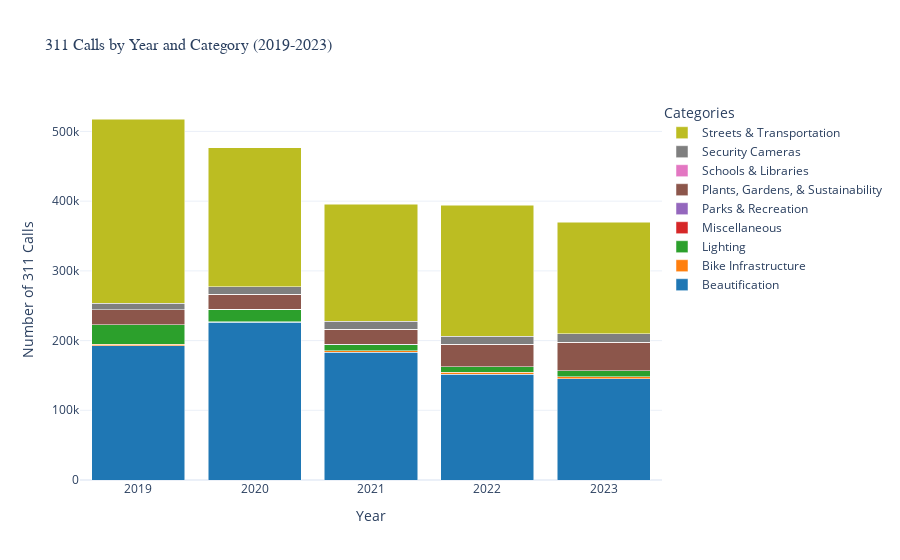
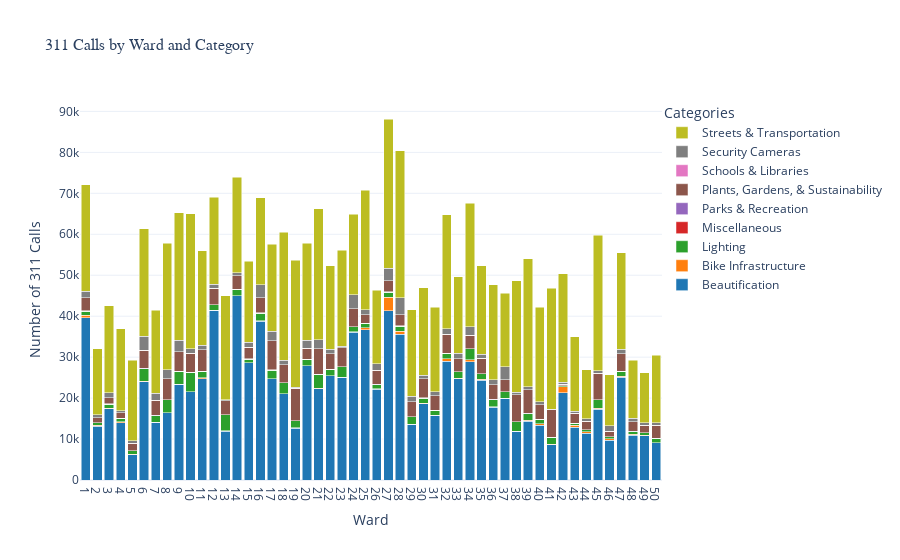
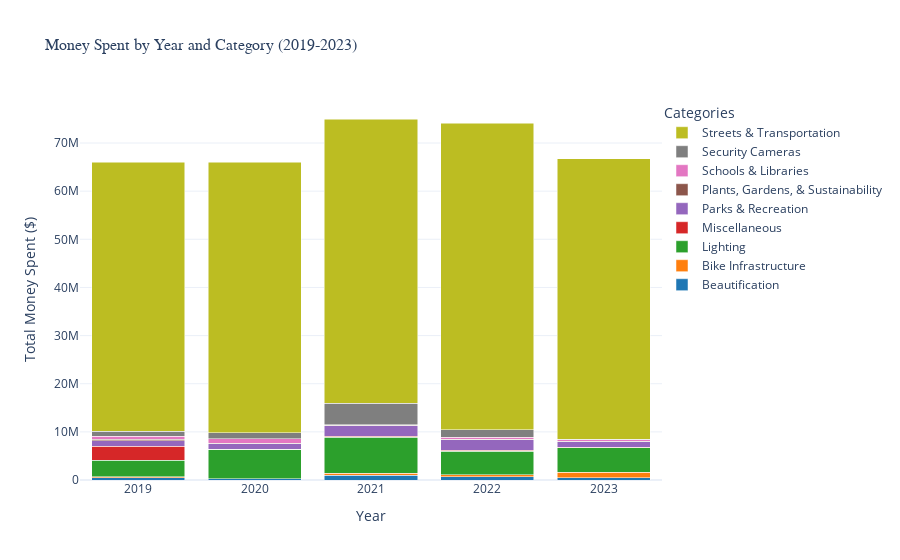
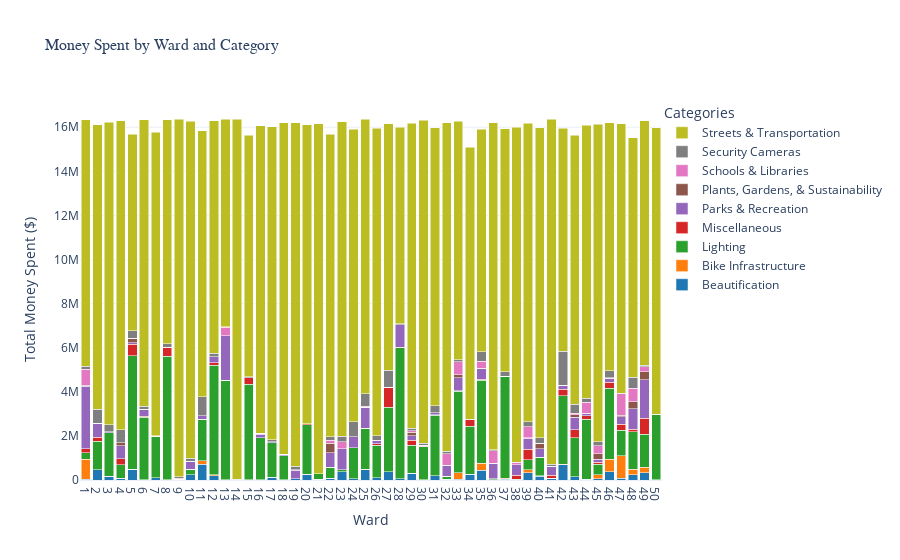

Notebook code for these charts, in order:
### Code cell
# 1st version with plotly 
import csv
import pathlib
from collections import defaultdict
import plotly.graph_objects as go
from plotly.offline import init_notebook_mode
init_notebook_mode(connected=True)

# CSV file path
csv_file = pathlib.Path.cwd().parent.parent / "30122-project-gitmoney" / "data" / "calls_money"
print(f"File path: {csv_file}")

def plot_calls_by_year_and_ward(csv_file: pathlib.Path):
    """
    Plot four interactive stacked bar charts: calls and money spent by year and ward, categorized.

    Parameters:
        csv_file (Path): Path to CSV file with year, ward, category, calls, and total_cost

    Returns:
        None (displays four plots)
    """
    # Load data

    with open(csv_file, 'r', encoding='utf-8') as f:
        reader = csv.DictReader(f)
        data = [{k.strip(): float(v) if k in ('calls', 'total_cost') else int(v) if k in ('year', 'ward') else v 
                    for k, v in row.items()} for row in reader]

    # Aggregate data in one pass
    calls_by_year = defaultdict(lambda: defaultdict(int))
    calls_by_ward = defaultdict(lambda: defaultdict(int))
    money_by_year = defaultdict(lambda: defaultdict(float))
    money_by_ward = defaultdict(lambda: defaultdict(float))

    for entry in data:
        year = entry['year']
        ward = entry['ward']
        category = entry['category']
        calls = entry['calls']
        cost = entry['total_cost']

        if 2019 <= year <= 2023:  
            calls_by_year[year][category] += calls
            money_by_year[year][category] += cost
        calls_by_ward[ward][category] += calls
        money_by_ward[ward][category] += cost

    # Extract sorted keys
    years = sorted(calls_by_year.keys())
    wards = sorted(calls_by_ward.keys())
    categories = sorted(set().union(*[set(calls_by_year[y].keys()) for y in years]))

    # Use Plotly's default qualitative palette
    import plotly.express as px
    color_palette = px.colors.qualitative.D3  
    category_colors = {cat: color_palette[i % len(color_palette)] for i, cat in enumerate(categories)}

    # Interactive stacked bar chart function
    def plot_stacked_bars(x_values, data_dict, title, x_label, y_label):
        traces = []
        for category in categories:
            values = [data_dict[x].get(category, 0) for x in x_values]
            traces.append(go.Bar(
                x=x_values,
                y=values,
                name=category,
                hovertemplate=f'{category}: %{{y}}<extra></extra>',
                marker=dict(color=category_colors[category]),
            ))

        layout = go.Layout(
            title=dict(text=title, font_size=16, font_family="Arial"),
            barmode='stack',
            xaxis=dict(title=x_label, tickmode='linear', dtick=1),  
            yaxis=dict(title=y_label),
            hovermode='x unified',
            template="plotly_white",
            legend=dict(title="Categories", x=1, y=1, bgcolor="rgba(255,255,255,0.5)"),
        )

        fig = go.Figure(data=traces, layout=layout)
        fig.show()

    # Plot all four charts
    plot_stacked_bars(years, calls_by_year, '311 Calls by Year and Category (2019-2023)', 'Year', 'Number of 311 Calls')
    plot_stacked_bars(wards, calls_by_ward, '311 Calls by Ward and Category', 'Ward', 'Number of 311 Calls')
    plot_stacked_bars(years, money_by_year, 'Money Spent by Year and Category (2019-2023)', 'Year', 'Total Money Spent ($)')
    plot_stacked_bars(wards, money_by_ward, 'Money Spent by Ward and Category', 'Ward', 'Total Money Spent ($)')

if __name__ == "__main__":
    plot_calls_by_year_and_ward(csv_file)

### Figure 1 — Plotly figure (JSON) as saved in the notebook; plotly's stock layout.template omitted (floating-point values rounded to 4 significant figures)
{"data": [{"hovertemplate": "Beautification: %{y}<extra></extra>", "marker": {"color": "#1F77B4"}, "name": "Beautification", "type": "bar", "x": [2019, 2020, 2021, 2022, 2023], "y": [192651, 226121, 183231, 151475, 145395]}, {"hovertemplate": "Bike Infrastructure: %{y}<extra></extra>", "marker": {"color": "#FF7F0E"}, "name": "Bike Infrastructure", "type": "bar", "x": [2019, 2020, 2021, 2022, 2023], "y": [2119, 1118, 1986, 3446, 2734]}, {"hovertemplate": "Lighting: %{y}<extra></extra>", "marker": {"color": "#2CA02C"}, "name": "Lighting", "type": "bar", "x": [2019, 2020, 2021, 2022, 2023], "y": [27863, 17720, 8870, 7559, 8501]}, {"hovertemplate": "Miscellaneous: %{y}<extra></extra>", "marker": {"color": "#D62728"}, "name": "Miscellaneous", "type": "bar", "x": [2019, 2020, 2021, 2022, 2023], "y": [0, 0, 0, 0, 0]}, {"hovertemplate": "Parks & Recreation: %{y}<extra></extra>", "marker": {"color": "#9467BD"}, "name": "Parks & Recreation", "type": "bar", "x": [2019, 2020, 2021, 2022, 2023], "y": [404, 135, 596, 338, 313]}, {"hovertemplate": "Plants, Gardens, & Sustainability: %{y}<extra></extra>", "marker": {"color": "#8C564B"}, "name": "Plants, Gardens, & Sustainability", "type": "bar", "x": [2019, 2020, 2021, 2022, 2023], "y": [21484, 21141, 21727, 31647, 40708]}, {"hovertemplate": "Schools & Libraries: %{y}<extra></extra>", "marker": {"color": "#E377C2"}, "name": "Schools & Libraries", "type": "bar", "x": [2019, 2020, 2021, 2022, 2023], "y": [0, 0, 0, 0, 0]}, {"hovertemplate": "Security Cameras: %{y}<extra></extra>", "marker": {"color": "#7F7F7F"}, "name": "Security Cameras", "type": "bar", "x": [2019, 2020, 2021, 2022, 2023], "y": [8966, 10835, 11289, 11720, 12045]}, {"hovertemplate": "Streets & Transportation: %{y}<extra></extra>", "marker": {"color": "#BCBD22"}, "name": "Streets & Transportation", "type": "bar", "x": [2019, 2020, 2021, 2022, 2023], "y": [264391, 199902, 167919, 187936, 160300]}], "layout": {"barmode": "stack", "hovermode": "x unified", "legend": {"bgcolor": "rgba(255,255,255,0.5)", "title": {"text": "Categories"}, "x": 1, "y": 1}, "title": {"font": {"family": "Arial", "size": 16}, "text": "311 Calls by Year and Category (2019-2023)"}, "xaxis": {"dtick": 1, "tickmode": "linear", "title": {"text": "Year"}}, "yaxis": {"title": {"text": "Number of 311 Calls"}}}}

### Figure 2 — Plotly figure (JSON) as saved in the notebook; plotly's stock layout.template omitted (floating-point values rounded to 4 significant figures)
{"data": [{"hovertemplate": "Beautification: %{y}<extra></extra>", "marker": {"color": "#1F77B4"}, "name": "Beautification", "type": "bar", "x": [1, 2, 3, 4, 5, 6, 7, 8, 9, 10, 11, 12, 13, 14, 15, 16, 17, 18, 19, 20, 21, 22, 23, 24, 25, 26, 27, 28, 29, 30, 31, 32, 33, 34, 35, 36, 37, 38, 39, 40, 41, 42, 43, 44, 45, 46, 47, 48, 49, 50], "y": [39615, 13092, 17400, 14004, 6172, 24013, 14047, 16409, 23332, 21534, 24715, 41417, 11963, 44951, 28584, 38822, 24680, 21004, 12692, 27897, 22310, 25412, 25041, 36140, 36706, 22187, 41345, 35561, 13607, 18605, 15794, 28954, 24669, 28912, 24404, 17747, 19932, 11911, 14361, 13371, 8667, 21320, 12904, 11446, 17275, 9767, 25092, 10887, 10822, 9066]}, {"hovertemplate": "Bike Infrastructure: %{y}<extra></extra>", "marker": {"color": "#FF7F0E"}, "name": "Bike Infrastructure", "type": "bar", "x": [1, 2, 3, 4, 5, 6, 7, 8, 9, 10, 11, 12, 13, 14, 15, 16, 17, 18, 19, 20, 21, 22, 23, 24, 25, 26, 27, 28, 29, 30, 31, 32, 33, 34, 35, 36, 37, 38, 39, 40, 41, 42, 43, 44, 45, 46, 47, 48, 49, 50], "y": [576, 288, 165, 260, 101, 115, 13, 14, 14, 34, 256, 37, 14, 28, 38, 8, 23, 10, 11, 21, 68, 17, 25, 20, 486, 109, 3280, 715, 15, 117, 60, 704, 206, 497, 150, 103, 29, 28, 259, 342, 27, 1437, 410, 290, 208, 322, 290, 246, 76, 58]}, {"hovertemplate": "Lighting: %{y}<extra></extra>", "marker": {"color": "#2CA02C"}, "name": "Lighting", "type": "bar", "x": [1, 2, 3, 4, 5, 6, 7, 8, 9, 10, 11, 12, 13, 14, 15, 16, 17, 18, 19, 20, 21, 22, 23, 24, 25, 26, 27, 28, 29, 30, 31, 32, 33, 34, 35, 36, 37, 38, 39, 40, 41, 42, 43, 44, 45, 46, 47, 48, 49, 50], "y": [1068, 619, 914, 810, 837, 3058, 1690, 3128, 3176, 4724, 1571, 1301, 4010, 1575, 905, 1908, 2156, 2675, 1736, 1559, 3391, 1577, 2615, 1250, 1048, 968, 1222, 1306, 1767, 1272, 1199, 1292, 1526, 2607, 1409, 1802, 1566, 2233, 1587, 1094, 1733, 253, 564, 528, 2073, 426, 1116, 703, 682, 1021]}, {"hovertemplate": "Miscellaneous: %{y}<extra></extra>", "marker": {"color": "#D62728"}, "name": "Miscellaneous", "type": "bar", "x": [1, 2, 3, 4, 5, 6, 7, 8, 9, 10, 11, 12, 13, 14, 15, 16, 17, 18, 19, 20, 21, 22, 23, 24, 25, 26, 27, 28, 29, 30, 31, 32, 33, 34, 35, 36, 37, 38, 39, 40, 41, 42, 43, 44, 45, 46, 47, 48, 49, 50], "y": [0, 0, 0, 0, 0, 0, 0, 0, 0, 0, 0, 0, 0, 0, 0, 0, 0, 0, 0, 0, 0, 0, 0, 0, 0, 0, 0, 0, 0, 0, 0, 0, 0, 0, 0, 0, 0, 0, 0, 0, 0, 0, 0, 0, 0, 0, 0, 0, 0, 0]}, {"hovertemplate": "Parks & Recreation: %{y}<extra></extra>", "marker": {"color": "#9467BD"}, "name": "Parks & Recreation", "type": "bar", "x": [1, 2, 3, 4, 5, 6, 7, 8, 9, 10, 11, 12, 13, 14, 15, 16, 17, 18, 19, 20, 21, 22, 23, 24, 25, 26, 27, 28, 29, 30, 31, 32, 33, 34, 35, 36, 37, 38, 39, 40, 41, 42, 43, 44, 45, 46, 47, 48, 49, 50], "y": [29, 9, 108, 46, 37, 131, 56, 76, 73, 39, 27, 24, 2, 8, 44, 119, 48, 17, 30, 61, 79, 11, 11, 69, 47, 67, 99, 113, 62, 31, 10, 8, 37, 60, 27, 25, 47, 10, 42, 15, 14, 15, 12, 8, 23, 24, 20, 26, 6, 13]}, {"hovertemplate": "Plants, Gardens, & Sustainability: %{y}<extra></extra>", "marker": {"color": "#8C564B"}, "name": "Plants, Gardens, & Sustainability", "type": "bar", "x": [1, 2, 3, 4, 5, 6, 7, 8, 9, 10, 11, 12, 13, 14, 15, 16, 17, 18, 19, 20, 21, 22, 23, 24, 25, 26, 27, 28, 29, 30, 31, 32, 33, 34, 35, 36, 37, 38, 39, 40, 41, 42, 43, 44, 45, 46, 47, 48, 49, 50], "y": [3249, 1219, 1515, 1275, 1801, 4344, 3677, 5099, 4697, 4595, 5257, 4016, 3383, 3345, 2867, 3698, 7061, 4484, 7921, 2623, 6190, 3819, 4571, 4307, 2006, 3471, 2744, 2650, 3645, 4680, 3493, 4610, 3185, 3262, 3761, 3592, 2949, 6668, 5731, 3605, 6654, 412, 2386, 2088, 6448, 1405, 4326, 2327, 1800, 3172]}, {"hovertemplate": "Schools & Libraries: %{y}<extra></extra>", "marker": {"color": "#E377C2"}, "name": "Schools & Libraries", "type": "bar", "x": [1, 2, 3, 4, 5, 6, 7, 8, 9, 10, 11, 12, 13, 14, 15, 16, 17, 18, 19, 20, 21, 22, 23, 24, 25, 26, 27, 28, 29, 30, 31, 32, 33, 34, 35, 36, 37, 38, 39, 40, 41, 42, 43, 44, 45, 46, 47, 48, 49, 50], "y": [0, 0, 0, 0, 0, 0, 0, 0, 0, 0, 0, 0, 0, 0, 0, 0, 0, 0, 0, 0, 0, 0, 0, 0, 0, 0, 0, 0, 0, 0, 0, 0, 0, 0, 0, 0, 0, 0, 0, 0, 0, 0, 0, 0, 0, 0, 0, 0, 0, 0]}, {"hovertemplate": "Security Cameras: %{y}<extra></extra>", "marker": {"color": "#7F7F7F"}, "name": "Security Cameras", "type": "bar", "x": [1, 2, 3, 4, 5, 6, 7, 8, 9, 10, 11, 12, 13, 14, 15, 16, 17, 18, 19, 20, 21, 22, 23, 24, 25, 26, 27, 28, 29, 30, 31, 32, 33, 34, 35, 36, 37, 38, 39, 40, 41, 42, 43, 44, 45, 46, 47, 48, 49, 50], "y": [1526, 650, 1169, 522, 676, 3395, 1707, 2150, 2790, 1105, 1032, 1024, 283, 678, 1237, 3066, 2371, 1109, 293, 1988, 2222, 1045, 425, 3482, 1340, 1550, 2993, 4128, 1399, 922, 1037, 1403, 1340, 2125, 945, 1232, 3082, 619, 801, 664, 218, 437, 570, 574, 672, 1263, 1062, 880, 553, 710]}, {"hovertemplate": "Streets & Transportation: %{y}<extra></extra>", "marker": {"color": "#BCBD22"}, "name": "Streets & Transportation", "type": "bar", "x": [1, 2, 3, 4, 5, 6, 7, 8, 9, 10, 11, 12, 13, 14, 15, 16, 17, 18, 19, 20, 21, 22, 23, 24, 25, 26, 27, 28, 29, 30, 31, 32, 33, 34, 35, 36, 37, 38, 39, 40, 41, 42, 43, 44, 45, 46, 47, 48, 49, 50], "y": [26019, 16192, 21316, 19963, 19667, 26337, 20221, 30961, 31173, 33032, 23094, 21181, 25342, 23367, 19700, 21310, 21258, 31252, 30941, 23626, 31977, 20433, 23381, 19614, 29178, 17947, 36468, 35925, 21118, 21319, 20546, 27797, 18698, 30071, 21680, 23227, 18013, 27243, 31200, 23115, 29554, 26445, 18100, 12045, 33089, 12505, 23580, 14127, 12216, 16472]}], "layout": {"barmode": "stack", "hovermode": "x unified", "legend": {"bgcolor": "rgba(255,255,255,0.5)", "title": {"text": "Categories"}, "x": 1, "y": 1}, "title": {"font": {"family": "Arial", "size": 16}, "text": "311 Calls by Ward and Category"}, "xaxis": {"dtick": 1, "tickmode": "linear", "title": {"text": "Ward"}}, "yaxis": {"title": {"text": "Number of 311 Calls"}}}}

### Figure 3 — Plotly figure (JSON) as saved in the notebook; plotly's stock layout.template omitted (floating-point values rounded to 4 significant figures)
{"data": [{"hovertemplate": "Beautification: %{y}<extra></extra>", "marker": {"color": "#1F77B4"}, "name": "Beautification", "type": "bar", "x": [2019, 2020, 2021, 2022, 2023], "y": [475637, 218825, 961918, 637405, 468730]}, {"hovertemplate": "Bike Infrastructure: %{y}<extra></extra>", "marker": {"color": "#FF7F0E"}, "name": "Bike Infrastructure", "type": "bar", "x": [2019, 2020, 2021, 2022, 2023], "y": [219000, 71000, 452500, 427500, 1176263]}, {"hovertemplate": "Lighting: %{y}<extra></extra>", "marker": {"color": "#2CA02C"}, "name": "Lighting", "type": "bar", "x": [2019, 2020, 2021, 2022, 2023], "y": [3456041, 6069707, 7480645, 4894523, 5042751]}, {"hovertemplate": "Miscellaneous: %{y}<extra></extra>", "marker": {"color": "#D62728"}, "name": "Miscellaneous", "type": "bar", "x": [2019, 2020, 2021, 2022, 2023], "y": [2912952, 6145, 200000, 225218, 157934]}, {"hovertemplate": "Parks & Recreation: %{y}<extra></extra>", "marker": {"color": "#9467BD"}, "name": "Parks & Recreation", "type": "bar", "x": [2019, 2020, 2021, 2022, 2023], "y": [1110120, 1114975, 2149540, 2190833, 1077081]}, {"hovertemplate": "Plants, Gardens, & Sustainability: %{y}<extra></extra>", "marker": {"color": "#8C564B"}, "name": "Plants, Gardens, & Sustainability", "type": "bar", "x": [2019, 2020, 2021, 2022, 2023], "y": [258371, 190406, 164000, 91700, 160000]}, {"hovertemplate": "Schools & Libraries: %{y}<extra></extra>", "marker": {"color": "#E377C2"}, "name": "Schools & Libraries", "type": "bar", "x": [2019, 2020, 2021, 2022, 2023], "y": [695000, 926233, 89750, 395360, 320634]}, {"hovertemplate": "Security Cameras: %{y}<extra></extra>", "marker": {"color": "#7F7F7F"}, "name": "Security Cameras", "type": "bar", "x": [2019, 2020, 2021, 2022, 2023], "y": [965856, 1207779, 4482962, 1551966, 34000]}, {"hovertemplate": "Streets & Transportation: %{y}<extra></extra>", "marker": {"color": "#BCBD22"}, "name": "Streets & Transportation", "type": "bar", "x": [2019, 2020, 2021, 2022, 2023], "y": [55884972, 56155076, 59008589, 63730102, 58317014]}], "layout": {"barmode": "stack", "hovermode": "x unified", "legend": {"bgcolor": "rgba(255,255,255,0.5)", "title": {"text": "Categories"}, "x": 1, "y": 1}, "title": {"font": {"family": "Arial", "size": 16}, "text": "Money Spent by Year and Category (2019-2023)"}, "xaxis": {"dtick": 1, "tickmode": "linear", "title": {"text": "Year"}}, "yaxis": {"title": {"text": "Total Money Spent ($)"}}}}

### Figure 4 — Plotly figure (JSON) as saved in the notebook; plotly's stock layout.template omitted (floating-point values rounded to 4 significant figures)
{"data": [{"hovertemplate": "Beautification: %{y}<extra></extra>", "marker": {"color": "#1F77B4"}, "name": "Beautification", "type": "bar", "x": [1, 2, 3, 4, 5, 6, 7, 8, 9, 10, 11, 12, 13, 14, 15, 16, 17, 18, 19, 20, 21, 22, 23, 24, 25, 26, 27, 28, 29, 30, 31, 32, 33, 34, 35, 36, 37, 38, 39, 40, 41, 42, 43, 44, 45, 46, 47, 48, 49, 50], "y": [36000, 465965, 180150, 88069, 480679, 20750, 107703, 16500, 13600, 236888, 718426, 203401, 18345, 0, 7800, 14400, 130600, 17595, 51100, 256148, 23362, 88700, 369194, 63443, 458197, 96011, 374551, 46850, 313157, 10000, 188547, 34100, 32000, 264300, 453425, 16700, 41757, 10300, 325350, 171961, 68650, 701714, 143976, 35850, 60909, 374864, 70300, 236850, 337028, 14000]}, {"hovertemplate": "Bike Infrastructure: %{y}<extra></extra>", "marker": {"color": "#FF7F0E"}, "name": "Bike Infrastructure", "type": "bar", "x": [1, 2, 3, 4, 5, 6, 7, 8, 9, 10, 11, 12, 13, 14, 15, 16, 17, 18, 19, 20, 21, 22, 23, 24, 25, 26, 27, 28, 29, 30, 31, 32, 33, 34, 35, 36, 37, 38, 39, 40, 41, 42, 43, 44, 45, 46, 47, 48, 49, 50], "y": [900000, 0, 0, 0, 0, 0, 0, 0, 0, 0, 150000, 30000, 0, 0, 0, 0, 0, 0, 0, 0, 0, 0, 0, 0, 26500, 0, 0, 0, 0, 0, 0, 5000, 297763, 0, 315365, 0, 45000, 0, 150000, 23000, 0, 18000, 0, 0, 175716, 565500, 1034500, 255500, 247000, 0]}, {"hovertemplate": "Lighting: %{y}<extra></extra>", "marker": {"color": "#2CA02C"}, "name": "Lighting", "type": "bar", "x": [1, 2, 3, 4, 5, 6, 7, 8, 9, 10, 11, 12, 13, 14, 15, 16, 17, 18, 19, 20, 21, 22, 23, 24, 25, 26, 27, 28, 29, 30, 31, 32, 33, 34, 35, 36, 37, 38, 39, 40, 41, 42, 43, 44, 45, 46, 47, 48, 49, 50], "y": [308844, 1294152, 1968675, 599679, 5151668, 2822448, 1866200, 5601809, 26512, 243950, 1880866, 4980847, 4498570, 2349, 4341187, 1907642, 1552550, 1091690, 1600, 2239974, 267450, 481728, 96000, 1397683, 1860600, 1473050, 2936912, 5963549, 1253849, 1498260, 2757781, 141500, 3698950, 2166305, 3745950, 44363, 4596450, 16750, 452721, 827499, 3550, 3112864, 1777850, 2720843, 482250, 3217700, 1163149, 1696750, 1490726, 2966032]}, {"hovertemplate": "Miscellaneous: %{y}<extra></extra>", "marker": {"color": "#D62728"}, "name": "Miscellaneous", "type": "bar", "x": [1, 2, 3, 4, 5, 6, 7, 8, 9, 10, 11, 12, 13, 14, 15, 16, 17, 18, 19, 20, 21, 22, 23, 24, 25, 26, 27, 28, 29, 30, 31, 32, 33, 34, 35, 36, 37, 38, 39, 40, 41, 42, 43, 44, 45, 46, 47, 48, 49, 50], "y": [171611, 184196, 413, 284219, 524039, 48646, 1200, 405770, 0, 2620, 0, 101582, 5983, 483, 281814, 515, 11560, 154, 0, 48273, 0, 0, 10925, 0, 634, 66386, 889270, 928, 234912, 25000, 10703, 0, 27543, 300955, 54145, 525, 19616, 196957, 471480, 1173, 133500, 276764, 355318, 148854, 79587, 271764, 254450, 119206, 733604, 0]}, {"hovertemplate": "Parks & Recreation: %{y}<extra></extra>", "marker": {"color": "#9467BD"}, "name": "Parks & Recreation", "type": "bar", "x": [1, 2, 3, 4, 5, 6, 7, 8, 9, 10, 11, 12, 13, 14, 15, 16, 17, 18, 19, 20, 21, 22, 23, 24, 25, 26, 27, 28, 29, 30, 31, 32, 33, 34, 35, 36, 37, 38, 39, 40, 41, 42, 43, 44, 45, 46, 47, 48, 49, 50], "y": [2839999, 622305, 34000, 577340, 70580, 325000, 0, 0, 0, 335000, 172829, 284850, 2015000, 0, 0, 150000, 50000, 50000, 395118, 0, 0, 674000, 930829, 500000, 951276, 150000, 0, 1025000, 209500, 45000, 100000, 500000, 576904, 0, 468000, 690578, 0, 470000, 490616, 390000, 402000, 189319, 575201, 104988, 132500, 167735, 350100, 914900, 1728925, 0]}, {"hovertemplate": "Plants, Gardens, & Sustainability: %{y}<extra></extra>", "marker": {"color": "#8C564B"}, "name": "Plants, Gardens, & Sustainability", "type": "bar", "x": [1, 2, 3, 4, 5, 6, 7, 8, 9, 10, 11, 12, 13, 14, 15, 16, 17, 18, 19, 20, 21, 22, 23, 24, 25, 26, 27, 28, 29, 30, 31, 32, 33, 34, 35, 36, 37, 38, 39, 40, 41, 42, 43, 44, 45, 46, 47, 48, 49, 50], "y": [50000, 18841, 15129, 150000, 212595, 0, 0, 0, 0, 30000, 0, 0, 4438, 0, 0, 47200, 0, 0, 20515, 4289, 0, 415000, 0, 539, 2576, 0, 0, 0, 151788, 0, 0, 0, 134241, 0, 21275, 0, 0, 0, 25000, 262535, 17100, 1050, 114180, 14532, 249000, 22972, 74385, 334498, 377000, 0]}, {"hovertemplate": "Schools & Libraries: %{y}<extra></extra>", "marker": {"color": "#E377C2"}, "name": "Schools & Libraries", "type": "bar", "x": [1, 2, 3, 4, 5, 6, 7, 8, 9, 10, 11, 12, 13, 14, 15, 16, 17, 18, 19, 20, 21, 22, 23, 24, 25, 26, 27, 28, 29, 30, 31, 32, 33, 34, 35, 36, 37, 38, 39, 40, 41, 42, 43, 44, 45, 46, 47, 48, 49, 50], "y": [708363, 0, 0, 0, 0, 0, 0, 0, 49115, 0, 0, 0, 395000, 0, 0, 0, 0, 0, 0, 0, 0, 140000, 339352, 0, 50000, 20000, 0, 9400, 75000, 0, 0, 500000, 594542, 0, 339000, 583900, 0, 80650, 511233, 0, 0, 0, 53500, 510200, 383100, 9057, 956284, 600899, 232222, 0]}, {"hovertemplate": "Security Cameras: %{y}<extra></extra>", "marker": {"color": "#7F7F7F"}, "name": "Security Cameras", "type": "bar", "x": [1, 2, 3, 4, 5, 6, 7, 8, 9, 10, 11, 12, 13, 14, 15, 16, 17, 18, 19, 20, 21, 22, 23, 24, 25, 26, 27, 28, 29, 30, 31, 32, 33, 34, 35, 36, 37, 38, 39, 40, 41, 42, 43, 44, 45, 46, 47, 48, 49, 50], "y": [152459, 624346, 311721, 586139, 324557, 128350, 24776, 165793, 67500, 135933, 854802, 147622, 5400, 24776, 46000, 0, 79772, 5485, 163985, 1800, 0, 173391, 239356, 676674, 559188, 199926, 785795, 48300, 104904, 81087, 319530, 123680, 102237, 22500, 428083, 38281, 215552, 24776, 210738, 241789, 87534, 1530828, 421188, 163316, 169377, 319435, 27011, 497221, 57820, 0]}, {"hovertemplate": "Streets & Transportation: %{y}<extra></extra>", "marker": {"color": "#BCBD22"}, "name": "Streets & Transportation", "type": "bar", "x": [1, 2, 3, 4, 5, 6, 7, 8, 9, 10, 11, 12, 13, 14, 15, 16, 17, 18, 19, 20, 21, 22, 23, 24, 25, 26, 27, 28, 29, 30, 31, 32, 33, 34, 35, 36, 37, 38, 39, 40, 41, 42, 43, 44, 45, 46, 47, 48, 49, 50], "y": [11170222, 12915192, 13728358, 14022278, 8926842, 13001008, 13768943, 10159947, 16200339, 15282626, 12070273, 10549029, 9433038, 16340650, 10966875, 13957405, 14206772, 15050023, 15562419, 13568077, 15872045, 13707243, 14256318, 13277046, 12453773, 13958724, 11166723, 8900142, 13839997, 14654250, 12601556, 14900411, 10812084, 12340913, 10077379, 14828855, 11008218, 15200024, 13538235, 14053471, 15646368, 10125979, 12188711, 12384443, 14408966, 11255106, 12224804, 10871670, 11095586, 13010019]}], "layout": {"barmode": "stack", "hovermode": "x unified", "legend": {"bgcolor": "rgba(255,255,255,0.5)", "title": {"text": "Categories"}, "x": 1, "y": 1}, "title": {"font": {"family": "Arial", "size": 16}, "text": "Money Spent by Ward and Category"}, "xaxis": {"dtick": 1, "tickmode": "linear", "title": {"text": "Ward"}}, "yaxis": {"title": {"text": "Total Money Spent ($)"}}}}
